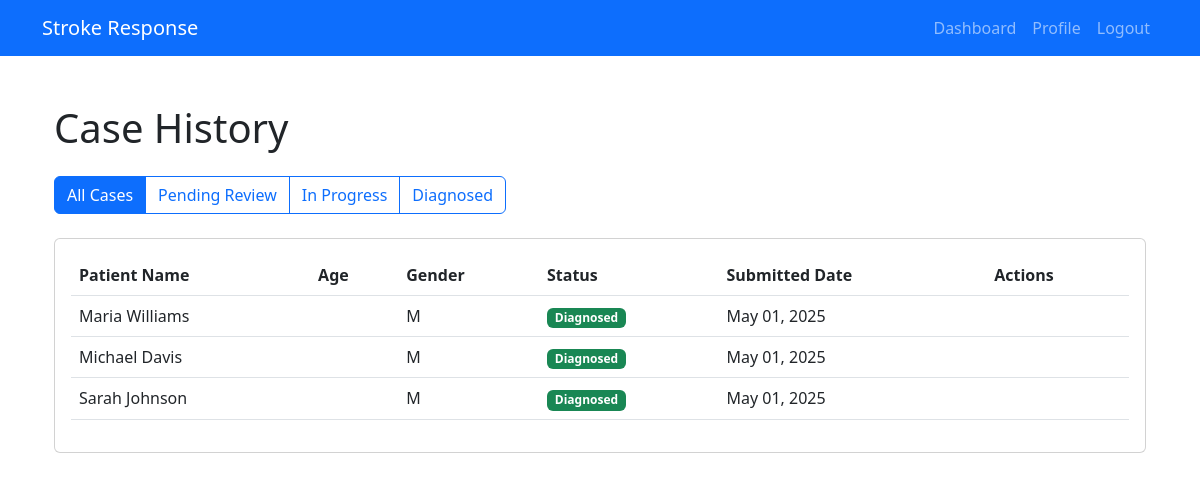
The app's page /neurologist/cases/ (signed in) with its own data.
### technician/models.py (models this page shows, shortened)
class Patient(models.Model):
    STATUS_CHOICES = [
        ('NEW', 'New'),
        ('SUBMITTED', 'Submitted for Review'),
        ('REVIEWED', 'Under Review'),
        ('DIAGNOSED', 'Diagnosed'),
        ('DISCHARGED', 'Discharged'),
    ]
    GENDER_CHOICES = [
        ('M', 'Male'),
        ('F', 'Female'),
        ('O', 'Other'),
    ]
    first_name = models.CharField(max_length=100)
    last_name = models.CharField(max_length=100)
    date_of_birth = models.DateField()
    gender = models.CharField(max_length=1, choices=GENDER_CHOICES)
    contact_number = models.CharField(max_length=15, blank=True)
    address = models.TextField(blank=True)
    emergency_contact_name = models.CharField(max_length=100, blank=True)
    emergency_contact_number = models.CharField(max_length=15, blank=True)
    medical_history = models.TextField(blank=True)
    current_medications = models.TextField(blank=True)
    allergies = models.TextField(blank=True)
    blood_pressure_systolic = models.IntegerField(validators=[MinValueValidator(0), MaxValueValidator(300)])
    blood_pressure_diastolic = models.IntegerField(validators=[MinValueValidator(0), MaxValueValidator(200)])
    heart_rate = models.IntegerField(validators=[MinValueValidator(0), MaxValueValidator(300)])
    respiratory_rate = models.IntegerField(validators=[MinValueValidator(0), MaxValueValidator(100)])
    temperature = models.DecimalField(max_digits=4, decimal_places=1)
    oxygen_saturation = models.IntegerField(validators=[MinValueValidator(0), MaxValueValidator(100)])
    glasgow_coma_scale = models.IntegerField(validators=[MinValueValidator(3), MaxValueValidator(15)])
    chief_complaint = models.TextField()
    notes = models.TextField(blank=True)
    status = models.CharField(max_length=20, choices=STATUS_CHOICES, default='NEW')
    technician = models.ForeignKey(User, on_delete=models.CASCADE, related_name='patients')
    created_at = models.DateTimeField(auto_now_add=True)
    updated_at = models.DateTimeField(auto_now=True)
    class Meta:
        ordering = ['-created_at']

### neurologist/views.py (the view)
# urls.py: path('cases/', views.case_history, name='case_history'),
@login_required
@user_passes_test(is_neurologist)
def case_history(request):
    status = request.GET.get('status')
    patients = Patient.objects.exclude(status='NEW')
    if status:
        patients = patients.filter(status=status)
    paginator = Paginator(patients.order_by('-created_at'), 10)
    page_number = request.GET.get('page')
    page_obj = paginator.get_page(page_number)
    context = {
        'page_obj': page_obj,
        'current_status': status,
    }
    return render(request, 'neurologist/case_history.html', context)

### neurologist/views.py (called while the page is built)
def is_neurologist(user):
    return user.is_authenticated and hasattr(user, 'userprofile') and user.userprofile.role == 'NEUROLOGIST'

### neurologist/templates/neurologist/case_history.html (shortened to what this page needs)
{% extends 'base.html' %}
{% load static %}
{% block content %}
<div class="container py-4">
    <h1 class="mb-4">Case History</h1>
    <div class="mb-4">
        <div class="btn-group" role="group">
            <a href="{% url 'neurologist:case_history' %}" class="btn {% if not current_status %}btn-primary{% else %}btn-outline-primary{% endif %}">
                All Cases
            </a>
            <a href="{% url 'neurologist:case_history' %}?status=SUBMITTED" class="btn {% if current_status == 'SUBMITTED' %}btn-primary{% else %}btn-outline-primary{% endif %}">
                Pending Review
            </a>
            <a href="{% url 'neurologist:case_history' %}?status=REVIEWED" class="btn {% if current_status == 'REVIEWED' %}btn-primary{% else %}btn-outline-primary{% endif %}">
                In Progress
            </a>
            <a href="{% url 'neurologist:case_history' %}?status=DIAGNOSED" class="btn {% if current_status == 'DIAGNOSED' %}btn-primary{% else %}btn-outline-primary{% endif %}">
                Diagnosed
            </a>
        </div>
    </div>
    <div class="card">
        <div class="card-body">
            {% if page_obj %}
            <div class="table-responsive">
                <table class="table table-hover">
                    <thead>
                        <tr>
                            <th>Patient Name</th>
                            <th>Age</th>
                            <th>Gender</th>
                            <th>Status</th>
                            <th>Submitted Date</th>
                            <th>Actions</th>
                        </tr>
                    </thead>
                    <tbody>
                        {% for patient in page_obj %}
                        <tr>
                            <td>{{ patient.first_name }} {{ patient.last_name }}</td>
                            <td>{{ patient.age }}</td>
                            <td>{{ patient.gender }}</td>
                            <td>
                                <span class="badge {% if patient.status == 'SUBMITTED' %}bg-warning{% elif patient.status == 'REVIEWED' %}bg-info{% elif patient.status == 'DIAGNOSED' %}bg-success{% else %}bg-secondary{% endif %}">
                                    {{ patient.get_status_display }}
                                </span>
                            </td>
                            <td>{{ patient.created_at|date:"M d, Y" }}</td>
                            <td>
                            </td>
                        </tr>
                        {% endfor %}
                    </tbody>
                </table>
            </div>
            {% else %}
            <p class="text-muted text-center">No patients found.</p>
            {% endif %}
        </div>
    </div>
</div>
{% endblock %}

### records on screen
Patient: first_name "Maria", last_name "Williams", gender "M", status "Diagnosed", created_at "May 01, 2025"
Patient: first_name "Michael", last_name "Davis", gender "M", status "Diagnosed", created_at "May 01, 2025"
Patient: first_name "Sarah", last_name "Johnson", gender "M", status "Diagnosed", created_at "May 01, 2025"
